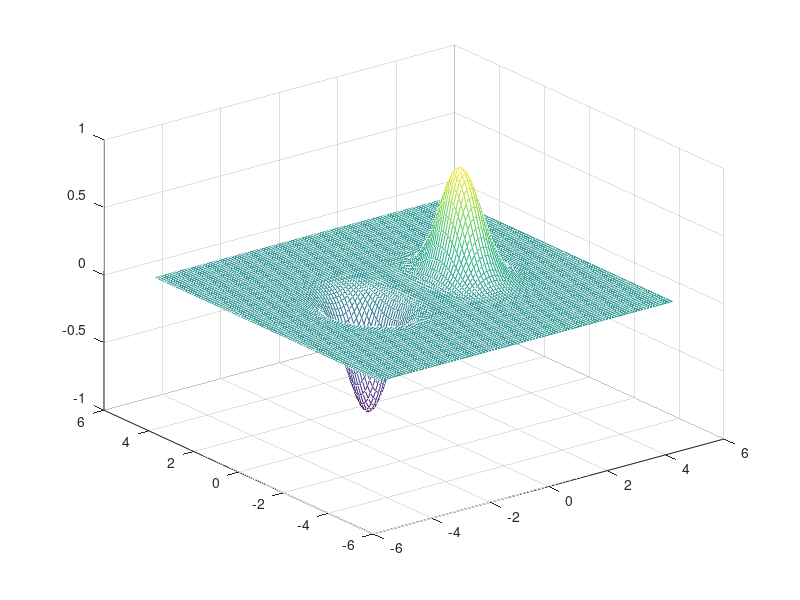

This chart was generated by the following MATLAB code:
f = @(x,y) x.^5 .* exp(-x.^2 - y.^2);

x = -5:0.1:5;
y = -5:0.1:5;

[X,Y] = meshgrid(x,y);
Z = f(X,Y);

% Plot the function
mesh(X,Y,Z);